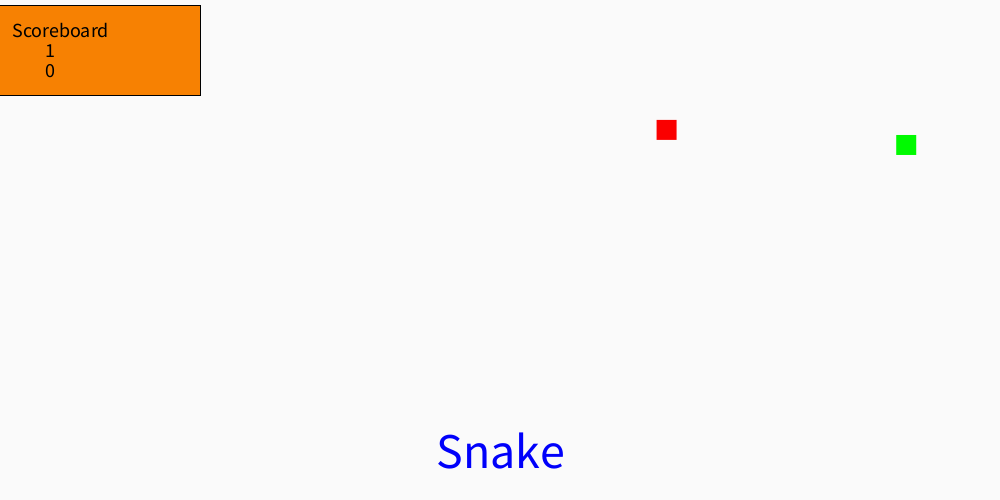
Frame 1 (no input)
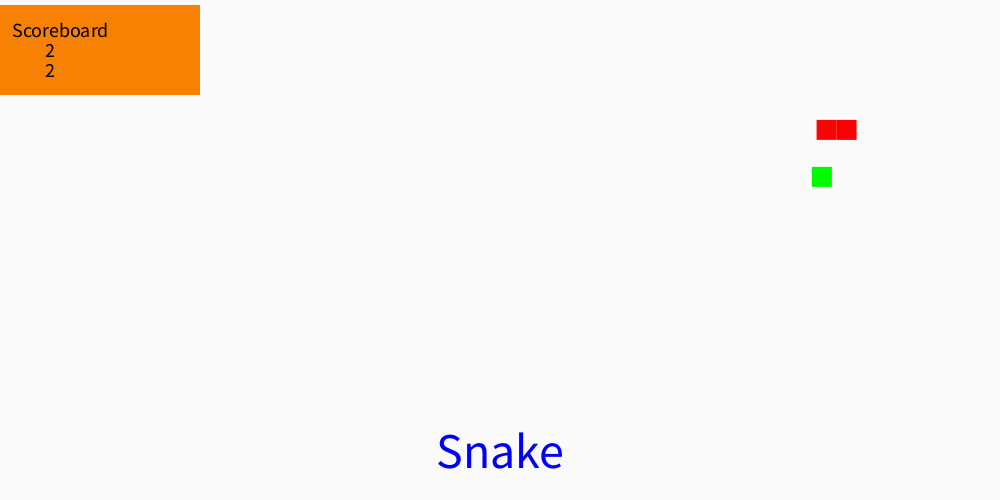
Frame 60 (the mouse pressed at the canvas centre just before this capture)
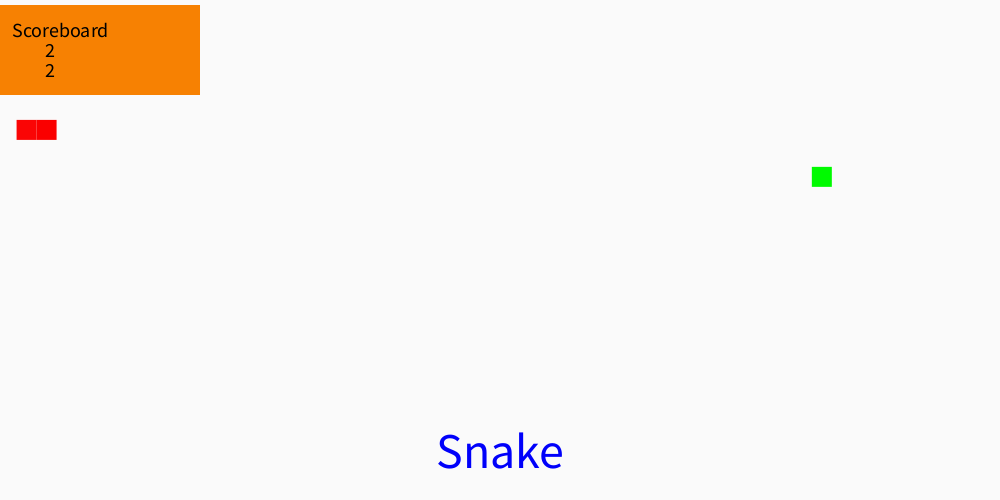
Frame 120 (the mouse held since frame 60 and released just before this capture)

The Processing sketch that drew these frames (run headless with seeded random() and noise(); from frame 60 on, the mouse is pressed at the canvas centre):

// Processing sketch: processing_106769
// ── processing_106769.pde

snake test;
food one;
int highScore;

void setup(){
  size(1000, 500);
  frameRate(20);
  test = new snake();
  one = new food();
  rectMode(CENTER);
  textAlign(CENTER, CENTER);
  highScore = 0;
}
  
void draw(){
  // draws background
  background(250);
  // draws scoreboard
  drawScoreboard();
  // runs the functions .move and .display for varible "test" of class "snake:
  test.move();
  test.display();
  // runs the function .display for variable "one" of class "food"
  one.display();
  // adds length to snake and resets food when the snake gets close enought to the food
  if( dist(one.xpos, one.ypos, test.xpos.get(0), test.ypos.get(0)) < test.sideLen){
    one.reset();
    test.addLink();
  }
  if(test.len > highScore){
    highScore = test.len;
  }
}
// makes it so snakes directions are controlled by keys
void keyPressed(){
  if(key == CODED){
    if(keyCode == LEFT){
      test.dir = "left";
    }
    if(keyCode == RIGHT){
      test.dir = "right";
    }
    if(keyCode == UP){
      test.dir = "up";
    }
    if(keyCode == DOWN){
      test.dir = "down";
    
  }
  }
}


void drawScoreboard(){
  // makes title
  fill(0, 0, 250);
  textSize(50);
  text("Snake", 500, 450);
  // makes scoreboard
  fill(247, 129, 2);
  rect(50, 50, 300, 90);
  stroke(0);
  textSize(20);
  fill(0);
  // score is based on number of blocks snake is - the head
  text(test.len, 50, 50);
  text(highScore, 50, 70);
  text("Scoreboard", 60, 30);
} 

class food{
  //variables
  float xpos;
  float ypos;
  //constructor
  food(){
    xpos = random(50, width - 50);
    ypos = random(50, height - 50);
  }
  //functions
  void display(){
    fill(0, 250, 0);
    rect(xpos, ypos, 20, 20);
  }
  void reset(){
    xpos = random(50, width - 50);
    ypos = random(50, height - 50);
  }
}

class snake{
  // variables
  // len = length of whole snake(numbers of body segments)
  int len;
  // sideLen = length of one body segment
  float sideLen;
  // make list for xpos and ypos
  ArrayList <Float> xpos, ypos;
  // dir = direction
  String dir;
  // constructor
  snake(){
  len = 1;
  sideLen = 20;
  dir = "right";
  xpos = new ArrayList();
  ypos = new ArrayList();
  xpos.add( random(width) );
  ypos.add( random(height) );
  }
  //methods
  void move(){
    for(int i = len - 1; i > 0; i = i - 1){
      xpos.set(i, xpos.get(i - 1));
      ypos.set(i, ypos.get(i - 1));
    }
    if (dir == "left"){
      xpos.set(0, xpos.get(0) - sideLen);
    }
    if (dir == "right"){
      xpos.set(0, xpos.get(0) + sideLen);
    }
    if (dir == "up"){
      ypos.set(0, ypos.get(0) - sideLen);
    }
    if (dir == "down"){
      ypos.set(0, ypos.get(0) + sideLen);
    }
    xpos.set(0, (xpos.get(0) + width) % width);
    ypos.set(0, (ypos.get(0) + height) % height);
    // check if it has hit itself and if so, cut off tail
    if(checkHit() == true){
      len = 1;
      float xtemp = xpos.get(0);
      float ytemp = ypos.get(0);
      xpos.clear();
      ypos.clear();
      xpos.add(xtemp);
      ypos.add(ytemp);
    }
  }
  void display(){
    for(int i = 0; i < len; i++){
    fill(250, 0, 0, map(i - 1, 0, len - 1, 250, 50));
    noStroke();
    rect(xpos.get(i), ypos.get(i), sideLen, sideLen);
    }
  }
  // adds on to snake when called
  void addLink(){
    xpos.add(xpos.get(len - 1) + sideLen);
    ypos.add(ypos.get(len - 1) + sideLen);
    len++;
  }
  boolean checkHit(){
    for(int i = 1; i < len; i++){
      if (dist(xpos.get(0), ypos.get(0), xpos.get(i), ypos.get(i)) < sideLen){
        return true;
      }
    }
    return false;
  }
}
